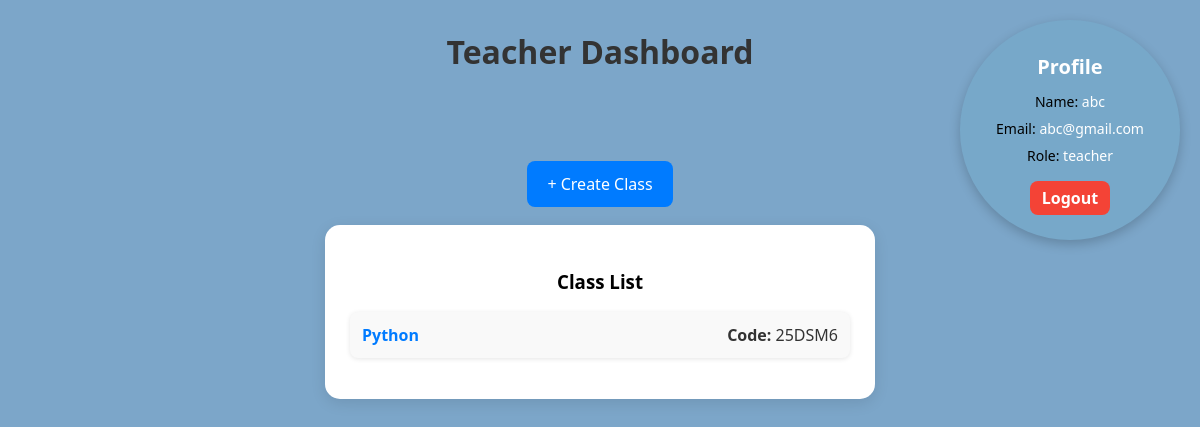
Page /dashboard_teacher (signed in) on the committed database.
### app.py (models this page shows)
class User(UserMixin,db.Model):
    id = db.Column(db.Integer, primary_key=True)
    username = db.Column(db.String(100),nullable =False)
    email = db.Column(db.String(100),unique =True)
    password = db.Column(db.String(100), unique =True,nullable =False)
    role = db.Column(db.String(20),nullable =False)

class Classes(db.Model):
   id = db.Column(db.Integer,primary_key=True)
   class_name = db.Column(db.String(50),nullable=False)
   teacher_id = db.Column(db.Integer,db.ForeignKey('user.id'))
   class_code = db.Column(db.String(20),nullable=False,unique=True)

### app.py (the view)
@app.route('/dashboard_teacher')
@login_required
def dashboard_teacher():
   if current_user.role == 'teacher':
      flash("Welcome!!")
   classes = Classes.query.filter_by(teacher_id=current_user.id).all()
   return render_template('dashboard_teacher.html',classes = classes, name=current_user.username,email=current_user.email,role=current_user.role)

### app.py (called while the page is built)
@login_manager.user_loader
def load_user(user_id):
    return User.query.get(int(user_id))

### templates/dashboard_teacher.html (shortened to what this page needs)
{% extends 'base.html' %}
{% block head %}
<h1 align="center">Teacher Dashboard</h1>
<link rel="stylesheet" href="{{ url_for('static', filename='teacher_dashboard.css') }}">
{% endblock %}
{% block body %}
<div class="teacher-dashboard">
  <div class="profile-circle">
    <h2>Profile</h2>
    <p><l style = color:black>Name:</l> {{ name }}</p>
    <p><l style = color:black>Email:</l> {{ email }}</p>
    <p><l style = color:black>Role:</l> {{ role }}</p>
    <a href="{{ url_for('logout') }}" class="logout-btn">Logout</a>
  </div>
  <div class="actions">
    <a href="{{ url_for('create_class') }}" class="create-btn">+ Create Class</a>
  </div>
<div class="class-section">
  <h3>Class List</h3>
  {% if classes %}
    <ul class="class-list">
      {% for cls in classes %}
      <li>
        <a href="{{ url_for('view_class', class_id=cls.id) }}">
          <strong>{{ cls.class_name }}</strong>
        </a>
        <span><strong>Code:</strong> {{ cls.class_code }}</span>
      </li>
      {% endfor %}
    </ul>
  {% else %}
    <p class="no-class">No classes created yet. Click "Create Class" to get started!</p>
  {% endif %}
</div>
  </div>
{% endblock %}

### static/teacher_dashboard.css (style rules this page uses)
body { font-family: 'Segoe UI', sans-serif; background-color: #7ca6c9; margin: 0; padding: 0; position: relative; min-height: 100vh; }
h1 { text-align: center; color: #333; margin-top: 30px; }
.teacher-dashboard { display: flex; flex-direction: column; align-items: center; margin-top: 100px; }
.profile-circle { position: fixed; top: 20px; right: 20px; width: 180px; height: 180px; background-color: #77a8c9 ; border-radius: 50%; display: flex; flex-direction: column; justify-content: center; align-items: center; color: white; text-align: center; box-shadow: 0 4px 12px rgba(0, 0, 0, 0.2); padding: 20px; z-index: 100; }
.profile-circle h2 { margin: 8px 0; font-size: 20px; font-weight: bold; }
.profile-circle p { margin: 4px 0; font-size: 14px; }
.profile-circle a { margin-top: 12px; font-size: 16px; background-color: #f44336; color: white; padding: 6px 12px; border-radius: 8px; text-decoration: none; font-weight: bold; }
.actions { margin-bottom: 30px; }
.create-btn { background-color: #007bff; color: white; padding: 12px 20px; border-radius: 8px; text-decoration: none; font-weight: 500; transition: background-color 0.3s ease; }
.class-section { background: white; padding: 25px; border-radius: 15px; box-shadow: 0 4px 15px rgba(0, 0, 0, 0.1); width: 500px; text-align: center; }
.class-list { list-style-type: none; padding: 0; }
.class-list li { background: #f9f9f9; margin: 10px 0; padding: 12px; border-radius: 8px; box-shadow: 0 1px 5px rgba(0, 0, 0, 0.1); text-align: left; }
.class-list li a { text-decoration: none; color: #007bff; }
.class-list li span { float: right; color: #333; }

### rows in the picture
User: username "abc", email "abc@gmail.com", role "teacher"
Classes: class_name "Python", class_code "25DSM6"
